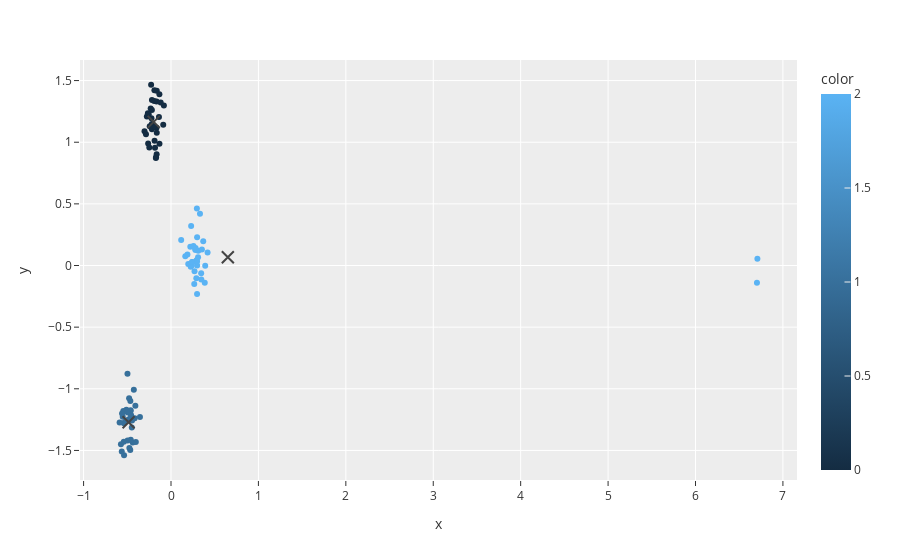

Write notebook code for a chart like this one.
### Code cell
fig = px.scatter(x=x_train_scaled[:, 0], y=x_train_scaled[:, 1], color=kmeans.labels)
fig.add_scatter(x=kmeans.centroids[:, 0], y=kmeans.centroids[:, 1],
                mode='markers', marker_size=12, marker_color='black', marker_symbol='x-thin', marker_line_width=2, showlegend=False)
fig.show()
